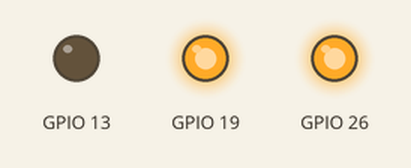
The program below on a simulated Raspberry Pi (BCM pin numbers). Shown: output pins drawn as LEDs (lit = HIGH).

Above: at 0.05 s.
At 6.06 s:
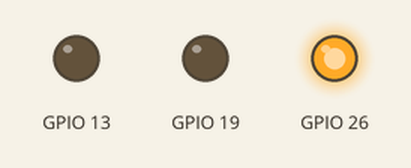
At 9.97 s:
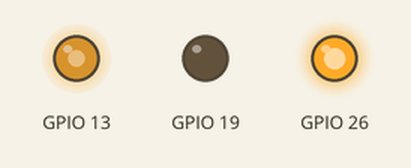
At 19.9 s:
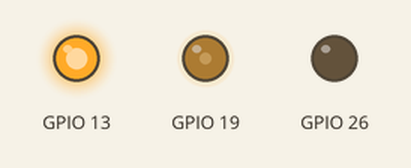
At 29.82 s:
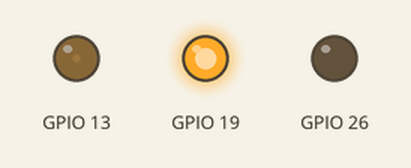
At 39.85 s:
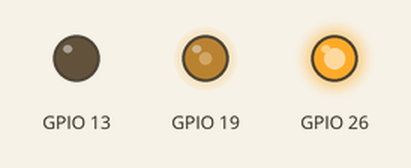
Timing chart, 0 to 40.0 s (numbered marks = the images above):
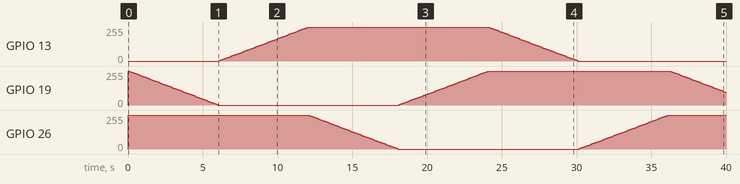

Measured:
- by itself, GPIO 13: rises from 0/255 to 255/255 in 5.9 s, then falls to 0/255 in 18.0 s
- by itself, GPIO 19: 0/255 → 255/255 at 0.00 s, → 250/255 0.10 s later, → 246/255 0.10 s later, → 242/255 0.10 s later, … (158 changes in this stretch)
- by itself, GPIO 26: 0/255 → 255/255 at 0.00 s, → 250/255 12.1 s later, → 246/255 0.10 s later, → 242/255 0.10 s later, … (121 changes in this stretch)

The program:

Night_Light.py
```python
import colorsys
import pigpio
from time import sleep

gpio = pigpio.pi()
gpio.set_mode(13, pigpio.OUTPUT)
gpio.set_mode(19, pigpio.OUTPUT)
gpio.set_mode(26, pigpio.OUTPUT)
gpio.set_mode(20, pigpio.INPUT)
gpio.set_PWM_frequency(13, 40000)
gpio.set_PWM_frequency(19, 40000)
gpio.set_PWM_frequency(26, 40000)
change_color = True
last_color = 0
while True:
    if change_color:
        if last_color == 360:
            last_color = 0
        for i in range(last_color, 361):
            rgb = colorsys.hsv_to_rgb(i/360, 1, 1)
            gpio.set_PWM_dutycycle(13, (1-rgb[0])*255)
            gpio.set_PWM_dutycycle(19, (1-rgb[1])*255)
            gpio.set_PWM_dutycycle(26, (1-rgb[2])*255)
            if gpio.wait_for_edge(20, pigpio.RISING_EDGE, 0.05):
                change_color = not(change_color)
                last_color = i
                break
            if i == 360:
                last_color = 0
            sleep(0.05)
    else:
        if gpio.wait_for_edge(20, pigpio.RISING_EDGE, 0.01):
            change_color = not(change_color)
```
